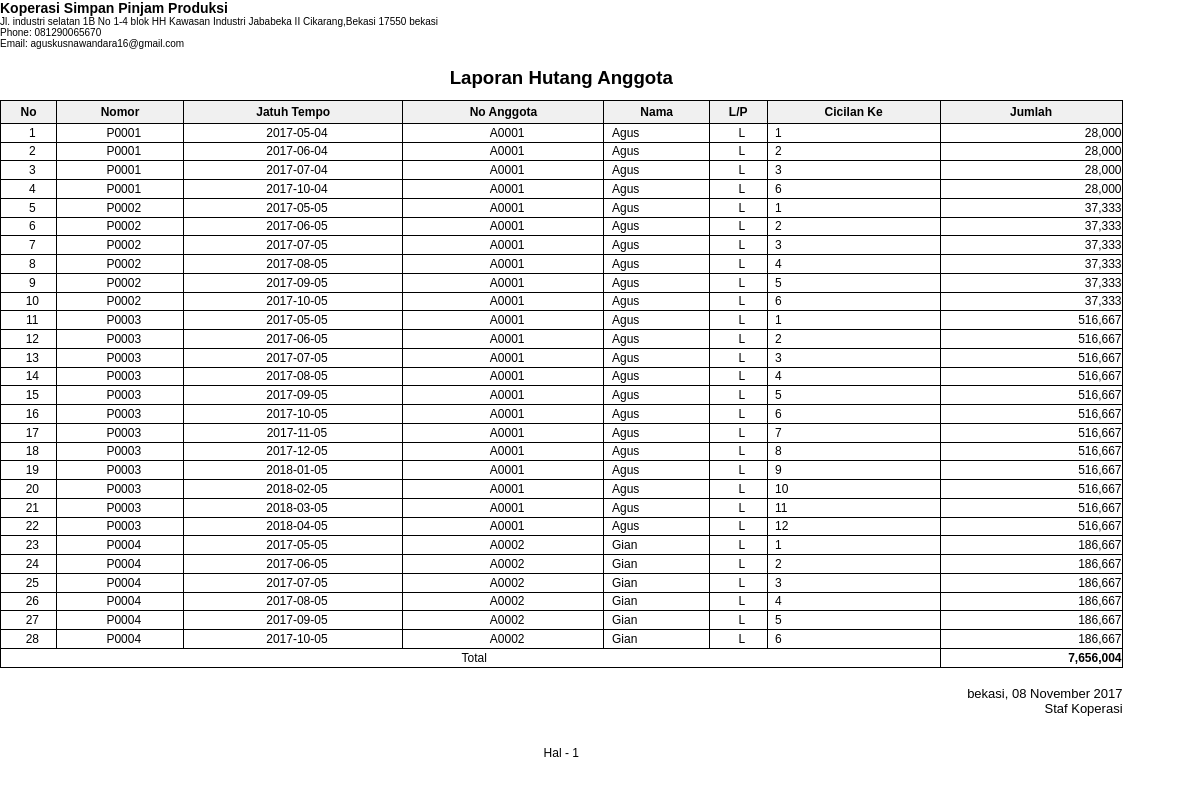
Page /modul/laporan/lapKreditmacet.php on the committed database.
### tables this page shows
CREATE TABLE `profile` (
  `id` int(11) NOT NULL AUTO_INCREMENT,
  `koperasi` varchar(100) DEFAULT NULL,
  `alamat` varchar(100) DEFAULT NULL,
  `kota` varchar(50) DEFAULT NULL,
  `hp` varchar(30) DEFAULT NULL,
  `email` varchar(50) DEFAULT NULL,
  PRIMARY KEY (`id`)
);

CREATE TABLE `pinjaman_detail` (
  `id_detail` int(11) NOT NULL AUTO_INCREMENT,
  `id_pinjam` char(5) NOT NULL,
  `cicilan` smallint(6) NOT NULL,
  `angsuran` int(11) NOT NULL,
  `bunga` int(11) NOT NULL,
  `tgl_jatuh_tempo` date DEFAULT NULL,
  `tgl_bayar` date NOT NULL,
  `jumlah_bayar` int(11) NOT NULL,
  PRIMARY KEY (`id_detail`)
);

CREATE TABLE `pinjaman_header` (
  `id_pinjam` char(5) NOT NULL,
  `tgl` date NOT NULL,
  `id_anggota` char(5) NOT NULL,
  `jumlah` int(11) NOT NULL,
  `lama` smallint(6) NOT NULL,
  `status` enum('T','S','Y') NOT NULL,
  PRIMARY KEY (`id_pinjam`)
);

CREATE TABLE `anggota` (
  `id_anggota` char(5) NOT NULL,
  `namaanggota` varchar(50) NOT NULL,
  `jk` char(2) NOT NULL,
  `tempat_lahir` varchar(50) NOT NULL,
  `tgl_lahir` date NOT NULL,
  `alamat` varchar(50) NOT NULL,
  `hp` char(12) NOT NULL,
  PRIMARY KEY (`id_anggota`)
);

### modul/laporan/lapKreditmacet.php (the view, shortened to what this page needs)
<?php
include "../../koneksi/fungsikoperasi.php";
$tgl1 = $_GET['tgl1'];
$pilih = $_GET['pilih'];
$judul = "Laporan Hutang Anggota <br>";
if ($pilih=='tanggal'){
	$where = " WHERE a.tgl_jatuh_tempo BETWEEN '$tgl1' AND '$tgl2' AND a.jumlah_bayar=0";
	$judul .= "Berdasarkan Tanggal Jatuh Tempo $tgl1 s/d $tgl2 <br>";
} else {
	$where = " WHERE a.jumlah_bayar=0";
}
$profil = "<span class='koperasi'>" . koperasi(1) . "</span><br>";
$profil .= alamatkoperasi(1);
$query =mysqli_query($koneksi,"SELECT a.*,b.*,c.*,(a.angsuran+a.bunga) as total
					 FROM pinjaman_detail as a
						JOIN pinjaman_header as b
						JOIN anggota as c
						ON a.id_pinjam=b.id_pinjam
						AND b.id_anggota=c.id_anggota
						$where ORDER BY a.id_pinjam,b.id_anggota,a.cicilan");
function myHeader($profil, $judul){
	echo "<div class='profil'>" . $profil .
		"</div> <br>
		<div class='header'>
			<h2>" . $judul . "</h2>
		</div>
		<table class='grid'>
			<tr>
				<th width='5%'>No</th>
				<th>Nomor</th>
				<th>Jatuh Tempo</th>
				<th>No Anggota</th>
				<th>Nama</th>
				<th>L/P</th>
				<th>Cicilan Ke</th>
				<th>Jumlah</th>
			</tr>";
}
$no = 1;
$page = 1;
$t_jml = 0;
while ($r_data=mysqli_fetch_array($query)){
	$tgl =$r_data['tgl_jatuh_tempo'];
	$jumlah = $r_data['total'];
	$t_jml += $jumlah;
	if (($no%40) == 1){
		myHeader($profil,$judul);
	}
	echo "<tr>
		<td align='center'>$no</td>
		<td align='center'>" . $r_data['id_pinjam'] . "</td>
		<td align='center'>" . $tgl . "</td>
		<td align='center'>" . $r_data['id_anggota'] . "</td>
		<td align='left'>" . $r_data['namaanggota'] . "</td>
		<td align='center'>" . $r_data['jk'] . "</td>
		<td align='left'>" . $r_data['cicilan'] . "</td>
		<td align='right'>" . number_format($jumlah) . "</td>
	</tr>";
	$no++;
}
echo "<tr>
	<td colspan='7' align='center'>Total</td>
	<td align='right'><b>" . number_format($t_jml) . "</b></td>
</tr>";
echo "</table>";
echo "<div class='akhir' align='right'>";
$kota = kotakoperasi(1);
echo $kota . ", " . date('d F Y');
echo "<br>Staf Koperasi";
echo "<br><br><br>";
echo "</div>";
echo "<div class='page' align='center'>Hal - " . $page . "</div>";
?>

### koneksi/fungsikoperasi.php (shortened to what this page needs)
<?php
function koperasi($id){
	$koneksi=mysqli_connect('localhost','root','');
	mysqli_select_db($koneksi,'koperasi');
	$sql=mysqli_query($koneksi,"SELECT * FROM profile where id='$id'");
	$row=mysqli_num_rows($sql);
	if($row>0){
			$data=mysqli_fetch_array($sql);
			$hasil=$data['koperasi'];
		}else{
			$hasil=0;
		}
	return $hasil;
}
function alamatkoperasi($id){
	$koneksi=mysqli_connect('localhost','root','');
	mysqli_select_db($koneksi,'koperasi');
	$sql = mysqli_query($koneksi,"SELECT * FROM profile WHERE id='$id'");
	$r=mysqli_fetch_array($sql);
	$row = mysqli_num_rows($sql);
	if ($row>0){
		$hasil = $r['alamat'] . " " . $r['kota'] . "<br/>" .
				"Phone: " . $r['hp'] . "<br/>" .
				"Email: " . $r['email'] . "<br/>";
	} else {
		$hasil = "";
	}
	return $hasil;
}
function kotakoperasi($id){
	$koneksi=mysqli_connect('localhost','root','');
	mysqli_select_db($koneksi,'koperasi');
	$sql =mysqli_query($koneksi,"SELECT * FROM profile WHERE id='$id'");
	$data = mysqli_fetch_array($sql);
	$row = mysqli_num_rows($sql);
	if ($row>0){
		$hasil = $data['kota'];
	} else {
		$hasil = "";
	}
	return $hasil;
}

### modul/laporan/lapKreditmacet.php (style rules this page uses)
* { font-family: Arial; margin:0px; padding:0px; }
table.grid { width:29.7cm ; font-size: 9pt; border-collapse:collapse; }
table.grid th { padding-top:1mm; padding-bottom:1mm; }
table.grid th { background: #F0F0F0; border-top: 0.2mm solid #000; border-bottom: 0.2mm solid #000; text-align:center padding-left:0.2cm; border:1px solid #000; }
table.grid tr td { padding-top:0.5mm; padding-bottom:0.5mm; padding-left:2mm; border-bottom:0.2mm solid #000; border:1px solid #000; }
h2 { font-size: 14pt; }
.profil { display: block; width:20.4cm ; font-size:10px; margin:0px; padding:0px; }
.profil .koperasi { font-size:14px; font-weight:bold; }
.header { display: block; width:29.7cm ; margin-bottom: 0.3cm; text-align: center; }
.akhir { width:29.7cm ; font-size:13px; }
.page { width:29.7cm ; font-size:12px; }

### rows in the picture
pinjaman_detail: id_pinjam.id_pinjam "P0001", tgl_jatuh_tempo "2017-05-04", anggota.id_anggota "A0001", anggota.namaanggota "Agus", anggota.jk "L", cicilan "1", jumlah "28,000"
profile: koperasi "Koperasi Simpan Pinjam Produksi", alamat "Jl. industri selatan 1B No 1-4 blok HH Kawasan Industri Jababeka II Cikarang,Bekasi 17550", kota "bekasi", hp "081290065670", email "aguskusnawandara16@gmail.com"
pinjaman_detail: id_pinjam.id_pinjam "P0001", tgl_jatuh_tempo "2017-06-04", anggota.id_anggota "A0001", anggota.namaanggota "Agus", anggota.jk "L", cicilan "2", jumlah "28,000"
pinjaman_detail: id_pinjam.id_pinjam "P0001", tgl_jatuh_tempo "2017-07-04", anggota.id_anggota "A0001", anggota.namaanggota "Agus", anggota.jk "L", cicilan "3", jumlah "28,000"
pinjaman_detail: id_pinjam.id_pinjam "P0001", tgl_jatuh_tempo "2017-10-04", anggota.id_anggota "A0001", anggota.namaanggota "Agus", anggota.jk "L", cicilan "6", jumlah "28,000"
pinjaman_detail: id_pinjam.id_pinjam "P0002", tgl_jatuh_tempo "2017-05-05", anggota.id_anggota "A0001", anggota.namaanggota "Agus", anggota.jk "L", cicilan "1", jumlah "37,333"
pinjaman_detail: id_pinjam.id_pinjam "P0002", tgl_jatuh_tempo "2017-06-05", anggota.id_anggota "A0001", anggota.namaanggota "Agus", anggota.jk "L", cicilan "2", jumlah "37,333"
pinjaman_detail: id_pinjam.id_pinjam "P0002", tgl_jatuh_tempo "2017-07-05", anggota.id_anggota "A0001", anggota.namaanggota "Agus", anggota.jk "L", cicilan "3", jumlah "37,333"
pinjaman_detail: id_pinjam.id_pinjam "P0002", tgl_jatuh_tempo "2017-08-05", anggota.id_anggota "A0001", anggota.namaanggota "Agus", anggota.jk "L", cicilan "4", jumlah "37,333"
pinjaman_detail: id_pinjam.id_pinjam "P0002", tgl_jatuh_tempo "2017-09-05", anggota.id_anggota "A0001", anggota.namaanggota "Agus", anggota.jk "L", cicilan "5", jumlah "37,333"
pinjaman_detail: id_pinjam.id_pinjam "P0002", tgl_jatuh_tempo "2017-10-05", anggota.id_anggota "A0001", anggota.namaanggota "Agus", anggota.jk "L", cicilan "6", jumlah "37,333"
pinjaman_detail: id_pinjam.id_pinjam "P0003", tgl_jatuh_tempo "2017-05-05", anggota.id_anggota "A0001", anggota.namaanggota "Agus", anggota.jk "L", cicilan "1", jumlah "516,667"
pinjaman_detail: id_pinjam.id_pinjam "P0003", tgl_jatuh_tempo "2017-06-05", anggota.id_anggota "A0001", anggota.namaanggota "Agus", anggota.jk "L", cicilan "2", jumlah "516,667"
pinjaman_detail: id_pinjam.id_pinjam "P0003", tgl_jatuh_tempo "2017-07-05", anggota.id_anggota "A0001", anggota.namaanggota "Agus", anggota.jk "L", cicilan "3", jumlah "516,667"
pinjaman_detail: id_pinjam.id_pinjam "P0003", tgl_jatuh_tempo "2017-08-05", anggota.id_anggota "A0001", anggota.namaanggota "Agus", anggota.jk "L", cicilan "4", jumlah "516,667"
pinjaman_detail: id_pinjam.id_pinjam "P0003", tgl_jatuh_tempo "2017-09-05", anggota.id_anggota "A0001", anggota.namaanggota "Agus", anggota.jk "L", cicilan "5", jumlah "516,667"
pinjaman_detail: id_pinjam.id_pinjam "P0003", tgl_jatuh_tempo "2017-10-05", anggota.id_anggota "A0001", anggota.namaanggota "Agus", anggota.jk "L", cicilan "6", jumlah "516,667"
pinjaman_detail: id_pinjam.id_pinjam "P0003", tgl_jatuh_tempo "2017-11-05", anggota.id_anggota "A0001", anggota.namaanggota "Agus", anggota.jk "L", cicilan "7", jumlah "516,667"
pinjaman_detail: id_pinjam.id_pinjam "P0003", tgl_jatuh_tempo "2017-12-05", anggota.id_anggota "A0001", anggota.namaanggota "Agus", anggota.jk "L", cicilan "8", jumlah "516,667"
pinjaman_detail: id_pinjam.id_pinjam "P0003", tgl_jatuh_tempo "2018-01-05", anggota.id_anggota "A0001", anggota.namaanggota "Agus", anggota.jk "L", cicilan "9", jumlah "516,667"
pinjaman_detail: id_pinjam.id_pinjam "P0003", tgl_jatuh_tempo "2018-02-05", anggota.id_anggota "A0001", anggota.namaanggota "Agus", anggota.jk "L", cicilan "10", jumlah "516,667"
pinjaman_detail: id_pinjam.id_pinjam "P0003", tgl_jatuh_tempo "2018-03-05", anggota.id_anggota "A0001", anggota.namaanggota "Agus", anggota.jk "L", cicilan "11", jumlah "516,667"
pinjaman_detail: id_pinjam.id_pinjam "P0003", tgl_jatuh_tempo "2018-04-05", anggota.id_anggota "A0001", anggota.namaanggota "Agus", anggota.jk "L", cicilan "12", jumlah "516,667"
pinjaman_detail: id_pinjam.id_pinjam "P0004", tgl_jatuh_tempo "2017-05-05", anggota.id_anggota "A0002", anggota.namaanggota "Gian", anggota.jk "L", cicilan "1", jumlah "186,667"
pinjaman_detail: id_pinjam.id_pinjam "P0004", tgl_jatuh_tempo "2017-06-05", anggota.id_anggota "A0002", anggota.namaanggota "Gian", anggota.jk "L", cicilan "2", jumlah "186,667"
pinjaman_detail: id_pinjam.id_pinjam "P0004", tgl_jatuh_tempo "2017-07-05", anggota.id_anggota "A0002", anggota.namaanggota "Gian", anggota.jk "L", cicilan "3", jumlah "186,667"
pinjaman_detail: id_pinjam.id_pinjam "P0004", tgl_jatuh_tempo "2017-08-05", anggota.id_anggota "A0002", anggota.namaanggota "Gian", anggota.jk "L", cicilan "4", jumlah "186,667"
pinjaman_detail: id_pinjam.id_pinjam "P0004", tgl_jatuh_tempo "2017-09-05", anggota.id_anggota "A0002", anggota.namaanggota "Gian", anggota.jk "L", cicilan "5", jumlah "186,667"
pinjaman_detail: id_pinjam.id_pinjam "P0004", tgl_jatuh_tempo "2017-10-05", anggota.id_anggota "A0002", anggota.namaanggota "Gian", anggota.jk "L", cicilan "6", jumlah "186,667"

### other values in the picture
$t_jml "7,656,004"
$page "1"
